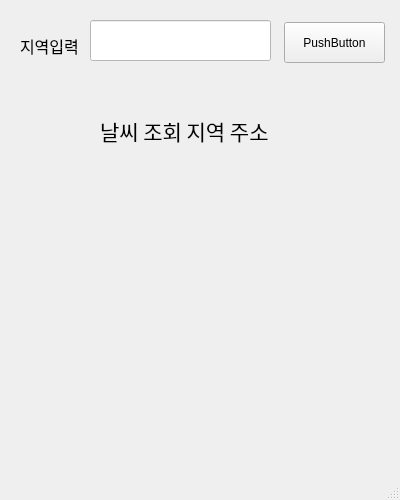
<?xml version="1.0" encoding="UTF-8"?>
<ui version="4.0">
 <class>MainWindow</class>
 <widget class="QMainWindow" name="MainWindow">
  <property name="geometry">
   <rect>
    <x>0</x>
    <y>0</y>
    <width>400</width>
    <height>500</height>
   </rect>
  </property>
  <property name="windowTitle">
   <string>MainWindow</string>
  </property>
  <property name="styleSheet">
   <string notr="true"/>
  </property>
  <widget class="QWidget" name="centralwidget">
   <widget class="QLineEdit" name="lineEdit">
    <property name="geometry">
     <rect>
      <x>90</x>
      <y>20</y>
      <width>181</width>
      <height>41</height>
     </rect>
    </property>
    <property name="styleSheet">
     <string notr="true">background-color: rgb(255, 255, 255);</string>
    </property>
   </widget>
   <widget class="QPushButton" name="pushButton">
    <property name="geometry">
     <rect>
      <x>284</x>
      <y>22</y>
      <width>101</width>
      <height>41</height>
     </rect>
    </property>
    <property name="text">
     <string>PushButton</string>
    </property>
   </widget>
   <widget class="QLabel" name="label">
    <property name="geometry">
     <rect>
      <x>20</x>
      <y>20</y>
      <width>81</width>
      <height>51</height>
     </rect>
    </property>
    <property name="font">
     <font>
      <family>HY중고딕</family>
      <pointsize>12</pointsize>
     </font>
    </property>
    <property name="text">
     <string>지역입력</string>
    </property>
   </widget>
   <widget class="QLabel" name="label_2">
    <property name="geometry">
     <rect>
      <x>100</x>
      <y>100</y>
      <width>221</width>
      <height>61</height>
     </rect>
    </property>
    <property name="font">
     <font>
      <family>HY중고딕</family>
      <pointsize>16</pointsize>
     </font>
    </property>
    <property name="text">
     <string>날씨 조회 지역 주소</string>
    </property>
   </widget>
  </widget>
  <widget class="QMenuBar" name="menubar">
   <property name="geometry">
    <rect>
     <x>0</x>
     <y>0</y>
     <width>400</width>
     <height>21</height>
    </rect>
   </property>
  </widget>
  <widget class="QStatusBar" name="statusbar"/>
 </widget>
 <resources/>
 <connections/>
</ui>
